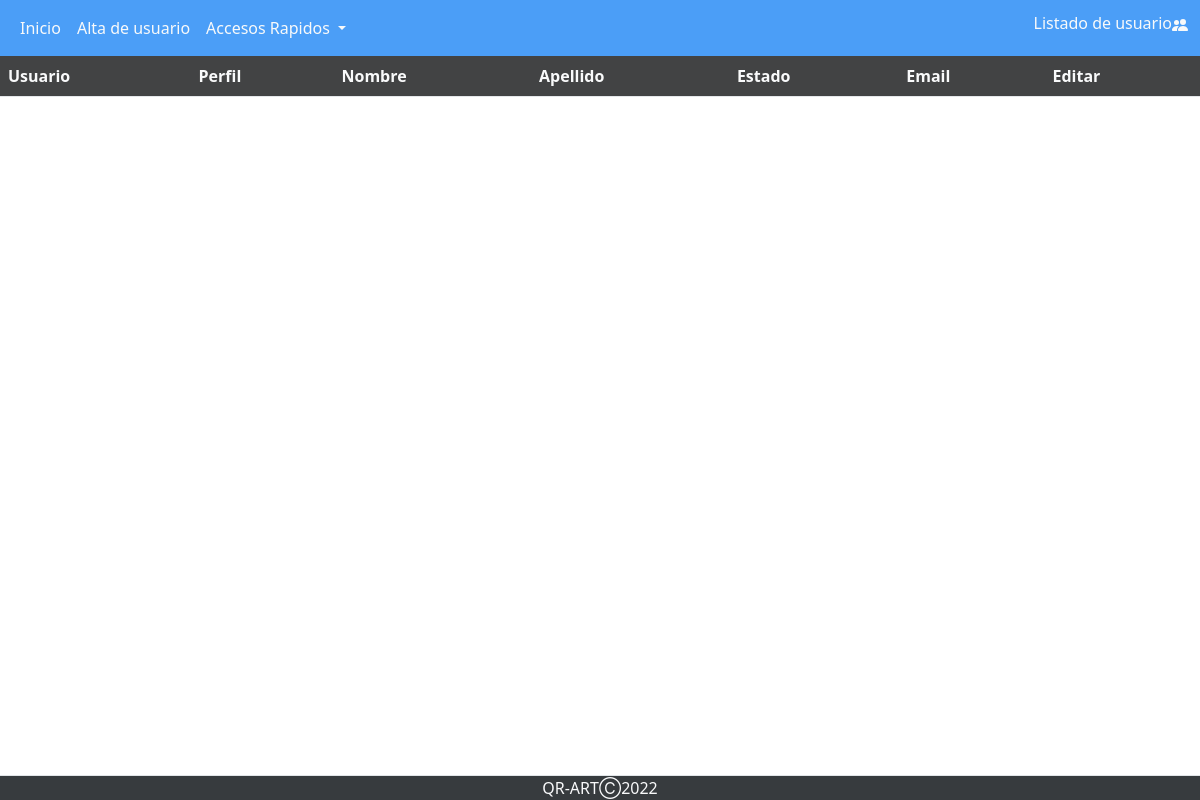
Page /perfiles/perfil_admin/abm_user/tablamodificacion.php on the earlier database version.
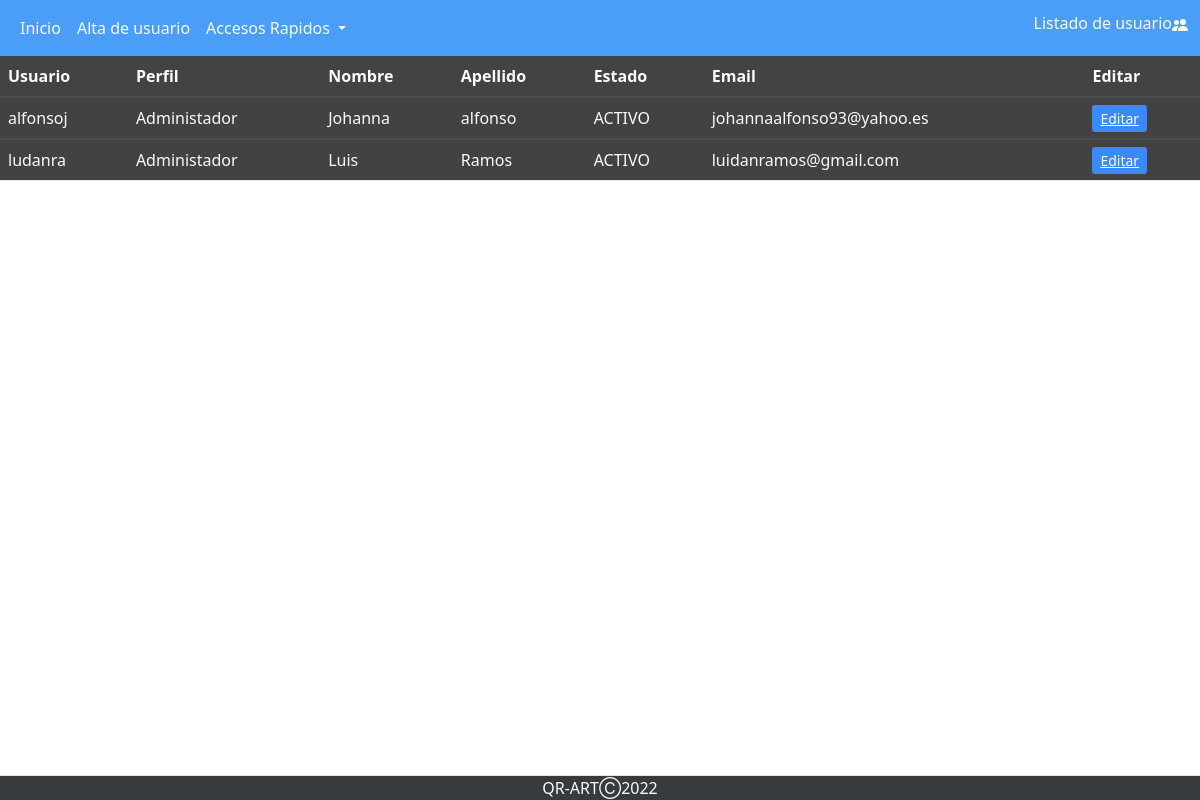
Same page on the later database version.
### tables this page shows
CREATE TABLE `usuarios` (
  `usuario` text NOT NULL,
  `contrasena` varchar(100) NOT NULL,
  `cod_perfil` int(2) NOT NULL,
  `nombre_usu` text NOT NULL,
  `apellido_usu` text NOT NULL,
  `est_baja_usu` text NOT NULL,
  `email_usu` text NOT NULL,
  `id_usuario` int(11) NOT NULL,
  `token` varchar(100) NOT NULL
);

CREATE TABLE `perfiles` (
  `cod_perfil` int(6) NOT NULL,
  `nombre_perfil` text NOT NULL
);

### perfiles/perfil_admin/abm_user/tablamodificacion.php (the view, shortened to what this page needs)
<?php
$conexion=mysqli_connect("localhost","root","","qr_art");
?>
<!DOCTYPE html>
<html lang="en">
<head>
    <link rel="stylesheet" href="https://cdnjs.cloudflare.com/ajax/libs/twitter-bootstrap/5.1.3/css/bootstrap.min.css">
    <link rel="stylesheet" href="https://cdn.datatables.net/1.12.1/css/dataTables.bootstrap5.min.css">
   <link href="https://cdn.jsdelivr.net/npm/bootstrap@5.0.2/dist/css/bootstrap.min.css" rel="stylesheet">
    <link rel="stylesheet " href="../../../assets/stylesnav.css">
    <link rel="stylesheet " href="../../../assets/back.css">
    <link rel="stylesheet " href="../../../assets/table.css">
</head>
<body>
<nav class="navbar navbar-expand-lg ">
  <div class="container-fluid">
    <div class="collapse navbar-collapse" id="navbarSupportedContent">
      <ul class="navbar-nav me-auto mb-2 mb-lg-0">
        <li class="nav-item">
          <a class="nav-link active text-light" aria-current="page" href="../perfil_admin.php">Inicio</a>
        </li>
        <li class="nav-item">
          <a class="nav-link text-light" href="./abm_usuarios.php">Alta de usuario</a>
        </li>
        <li class="nav-item dropdown text-light">
          <a class="nav-link dropdown-toggle text-light" href="#" id="navbarDropdown" role="button" data-bs-toggle="dropdown" aria-expanded="false">
            Accesos Rapidos
          </a>
        </li>
      </ul>
      <h6 class="text-sm-center text-light">Listado de usuario</h6>
    </div>
  </div>
</nav>
    <table id="usuarios" name="usuarios" class="table table-striped" style="width:100%" class="text-light">
        <thead>
            <tr class="text-light">
                <th class="text-light">Usuario</th>
                <th class="text-light">Perfil</th>
                <th class="text-light">Nombre</th>
                <th class="text-light">Apellido</th>
                <th class="text-light">Estado</th>
                <th class="text-light">Email</th>
                <th class="text-light">Editar</th>
            </tr>
        </thead>
        <?php
        $sql="SELECT u.apellido_usu, u.email_usu, u.est_baja_usu, u.id_usuario, u.nombre_usu, u.usuario, p.nombre_perfil FROM usuarios u INNER JOIN perfiles p ON u.cod_perfil = p.cod_perfil ORDER BY usuario ASC";
        $result=mysqli_query($conexion, $sql);
        $resultado=mysqli_num_rows( $result);
        if($resultado > 0){
        while($mostrar=mysqli_fetch_array($result)){
        ?>
        <tbody>
            <tr>
                <td class="text-light" ><?php echo $mostrar['usuario'] ?></td>
                <td class="text-light"><?php echo $mostrar['nombre_perfil'] ?></td>
                <td class="text-light"><?php echo $mostrar['nombre_usu'] ?></td>
                <td class="text-light"><?php echo $mostrar['apellido_usu'] ?></td>
                <td class="text-light"><?php echo $mostrar['est_baja_usu'] ?></td>
                <td class="text-light"><?php echo $mostrar['email_usu'] ?></td>
                <td>
                <a class= "btn-sm btn-primary" href="/QR-ART/php/Actualizar.php?id=<?php echo $mostrar['id_usuario']?>" >Editar</a>
                 </td>
            </tr>
        </tbody>
        <?php
        }
      }
        ?>
    </table>
    <footer class="py-0 mt-5 border-top bg-dark fixed-bottom">
            <p class="col-md-12 mb-0 text-light text-center">QR-ARTⒸ2022</p>
    </footer>
</body>
</html>

Differences in the rows shown:
added usuarios: usuario "alfonsoj", cod_perfil.nombre_perfil "Administador", nombre_usu "Johanna", apellido_usu "alfonso", est_baja_usu "ACTIVO", email_usu "johannaalfonso93@yahoo.es"
added usuarios: usuario "ludanra", cod_perfil.nombre_perfil "Administador", nombre_usu "Luis", apellido_usu "Ramos", est_baja_usu "ACTIVO", email_usu "luidanramos@gmail.com"
